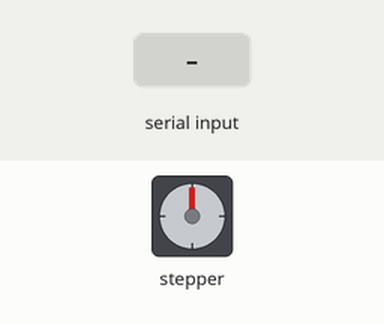
Simulated run of this sketch. Board: Raspberry Pi Pico. On the bench: stepper motor. The inputs (shaded band) are chosen by the test bench. Stepper angles assume 200 steps per turn; what the sketch prints to the serial monitor is not drawn.

Above: at 1.2 s.
1.3 s: "MOVE_REL 45\n" received over Serial
At 1.45 s:
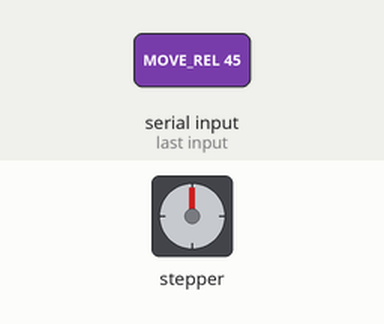
At 2.6 s:
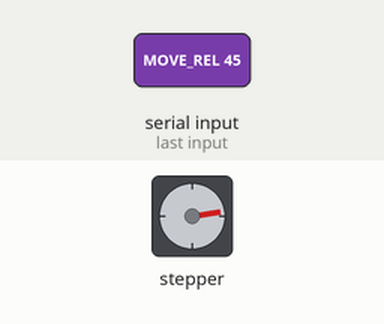
3.3 s: "ZERO\n" received over Serial
4.8 s: "REPORT\n" received over Serial
Timing chart, 0 to 7.8 s (numbered marks = the images above; inputs shaded):
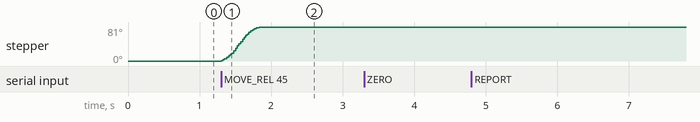

The sketch:

active_mode_249.ino
```cpp
// snippet: active_mode_249
// tags: active, serial, command, response, accelstepper
// boards: avr, esp32, megaavr, nano33iot, romi32u4, rp2040
// library: AccelStepper
// description: Active sketch: ZERO sets stepper position to 0, MOVE_REL <steps> moves relative, MOVE_ABS <steps> moves absolute
// prompts: active, sketch, stepper, position, move_rel, <steps>
// verified: compile-only
// source: kd-generated (id 249)
// exact-include: AccelStepper.h

#include <AccelStepper.h>

// DRIVER mode: use step + dir pins only (any A4988 / DRV8825 / TMC driver)
AccelStepper stepper(AccelStepper::DRIVER, 4, 5);  // step=4, dir=5

void setup() {
  Serial.begin(9600);
  stepper.setMaxSpeed(1000);       // steps/sec
  stepper.setAcceleration(500);    // steps/sec²
  Serial.println("Send: ZERO, MOVE_REL <steps>, MOVE_ABS <steps>, REPORT");
}

void loop() {
  if (Serial.available() > 0) {
    String command = Serial.readStringUntil('\n');
    command.trim();

    if (command == "ZERO") {
      // Reset the internal position counter to 0
      stepper.setCurrentPosition(0);
      Serial.println("Position zeroed");
    } else if (command.startsWith("MOVE_REL")) {
      int spaceIdx = command.indexOf(' ');
      if (spaceIdx > 0) {
        long steps = command.substring(spaceIdx + 1).toInt();
        stepper.move(steps);  // relative move
      }
    } else if (command.startsWith("MOVE_ABS")) {
      int spaceIdx = command.indexOf(' ');
      if (spaceIdx > 0) {
        long steps = command.substring(spaceIdx + 1).toInt();
        stepper.moveTo(steps);  // absolute move
      }
    } else if (command == "REPORT") {
      Serial.print("Current Position: ");
      Serial.println(stepper.currentPosition());  // current position in steps (no currentSpeed() method exists)
    }
  }

  stepper.run();  // must be called as fast as possible — no delay!
}
```

Measured:
- after the input at 1.3 s, stepper: turns 81° clockwise in 0.54 s, starting at once
- after the input at 3.3 s, every drawn part: stays the same
- after the input at 4.8 s, every drawn part: stays the same
